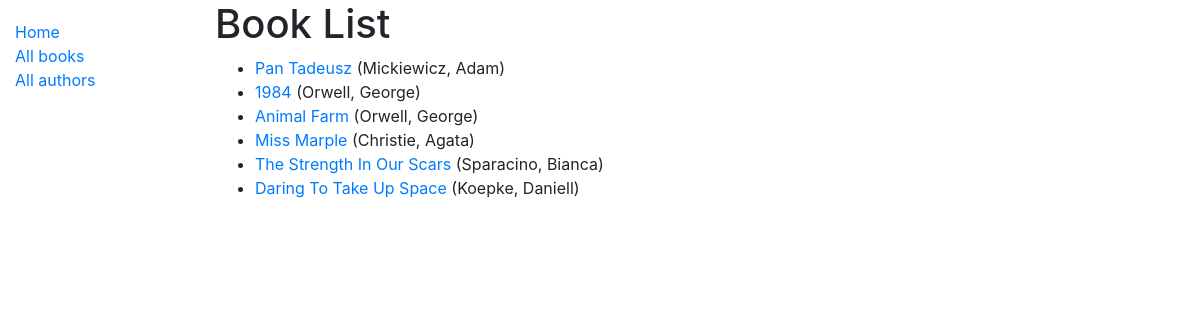
/catalog/books/, run on the app's committed database.
### catalog/models.py (models this page shows, shortened)
class Book(models.Model):
    title = models.CharField(max_length=200)
    author = models.ForeignKey('Author', on_delete=models.SET_NULL, null=True)
    summary = models.TextField(max_length=1000, help_text='Enter a brief description of the book')
    isbn = models.CharField('ISBN', max_length=13, help_text='13 Character <a href="https://www.isbn-international.org/content/what-isbn">ISBN number</a>')
    genre = models.ManyToManyField(Genre, help_text='Select a genre for this book')
    language = models.ForeignKey('Language', on_delete=models.SET_NULL, null=True)
    def get_absolute_url(self):
        return reverse('book-detail', args=[str(self.id)])
    def display_genre(self):
        """Create a string for the Genre. This is required to display genre in Admin."""
        return ', '.join(genre.name for genre in self.genre.all()[:3])
    display_genre.short_description = 'Genre'

class Author(models.Model):
    first_name = models.CharField(max_length=100)
    last_name = models.CharField(max_length=100)
    date_of_birth = models.DateField(null=True, blank=True)
    date_of_death = models.DateField('Died', null=True, blank=True)
    class Meta:
        ordering = ['last_name', 'first_name']
    def __str__(self):
        return f'{self.last_name}, {self.first_name}'

### catalog/views.py (the view)
# urls.py: path('books/', views.BookListView.as_view(), name='books'),
class BookListView(generic.ListView):
    model = Book
    paginate_by = 10

### catalog/templates/catalog/book_list.html
{% extends "base_generic.html" %}
{% block content %}
  <h1>Book List</h1>
  {% if book_list %}
  <ul>
    {% for book in book_list %}
      <li>
        <a href="{{ book.get_absolute_url }}">{{ book.title }}</a> ({{book.author}})
      </li>
    {% endfor %}
  </ul>
  {% else %}
    <p>There are no books in the library.</p>
  {% endif %}
{% endblock %}

### catalog/templates/base_generic.html (shortened to what this page needs)
<!DOCTYPE html>
<html lang="en">
<head>
  <link rel="stylesheet" href="https://stackpath.bootstrapcdn.com/bootstrap/4.1.3/css/bootstrap.min.css">
  {% load static %}
  <link rel="stylesheet" href="{% static 'css/styles.css' %}">
</head>
<body>
  <div class="container-fluid">
    <div class="row">
      <div class="col-sm-2">
      {% block sidebar %}
        <ul class="sidebar-nav">
          <li><a href="{% url 'index' %}">Home</a></li>
          <li><a href="{% url 'books' %}">All books</a></li>
          <li><a href="">All authors</a></li>
        </ul>
     {% endblock %}
      </div>
      <div class="col-sm-10 ">{% block content %}{% endblock %}
       </div>
    </div>
  </div>
</body>
</html>

### catalog/static/css/styles.css (style rules this page uses)
.sidebar-nav { margin-top: 20px; padding: 0; list-style: none; }

### data on the page
Book: title "Pan Tadeusz", author "Mickiewicz, Adam"
Book: title "1984", author "Orwell, George"
Book: title "Animal Farm", author "Orwell, George"
Book: title "Miss Marple", author "Christie, Agata"
Book: title "The Strength In Our Scars", author "Sparacino, Bianca"
Book: title "Daring To Take Up Space", author "Koepke, Daniell"
